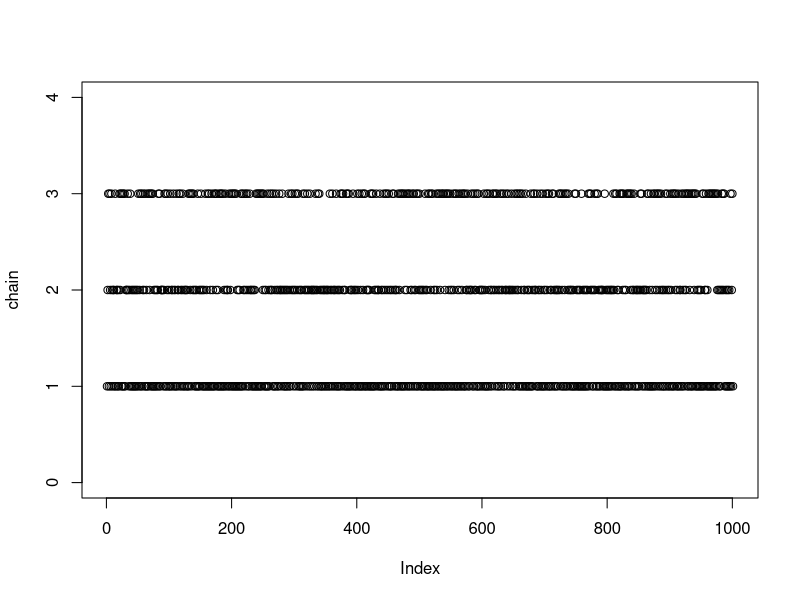
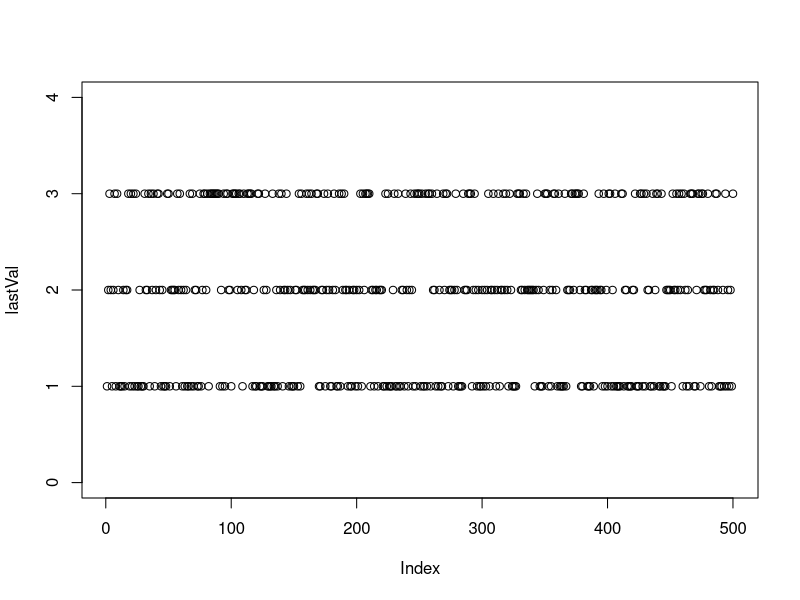

Source code (R) for these figures, in order:
#Paolo Tamagnini
#1536242
#paolotamag@gmail.com

seme = 123
xzero = 1
#a
set.seed(seme)
mpt<-matrix(c(0,1/2,1/2,5/8,1/8,1/4,2/3,1/3,0),nrow=3,byrow=T)
S=c(1,2,3) 
x0<-xzero #
nsample<-1000
chain<-rep(NA,nsample+1) 
chain[1]<-x0 
for(t in 1:nsample){
  chain[t+1]<-sample(S,size=1,prob=mpt[chain[t],]) }
plot(chain,ylim=c(0,4))

#b
resultB = table(chain)/nsample
print(resultB)


#c
set.seed(seme)
mpt<-matrix(c(0,0.5,0.5,0.625,0.125,0.25,2/3,1/3,0),nrow=3,byrow=T)
S=c(1,2,3) 
x0<-xzero
nsample<-1000
nchains = 500
lastVal<-rep(NA,nchains)
for (k in 1:nchains) {
  chain<-rep(NA,nsample+1) 
  chain[1]<-x0 
  for(t in 1:nsample){
    chain[t+1]<-sample(S,size=1,prob=mpt[chain[t],]) }
  lastVal[k] = chain[nsample+1]
}

plot(lastVal,ylim=c(0,4))
resultC = table(lastVal)/nchains
print(resultC)

#d
M<-matrix(c(-1,5/8,2/3,1/2,-7/8,1/3,1/2,1/4,-1,1,1,1),nrow=4,byrow=T)
c = c(0,0,0,1)
resultPi = qr.solve(M,c)
print(resultPi)

resultPi - resultB
resultPi - resultC

mean(abs(resultPi - resultB))
mean(abs(resultPi - resultC))
